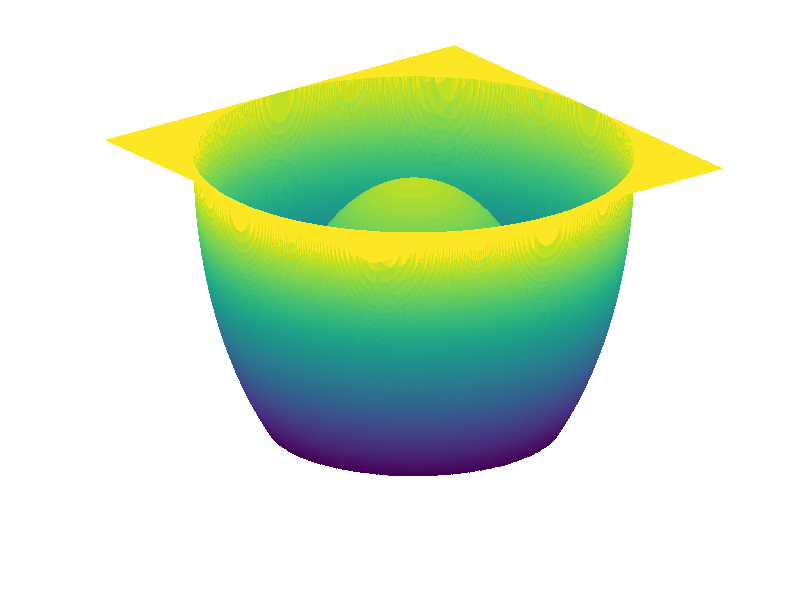
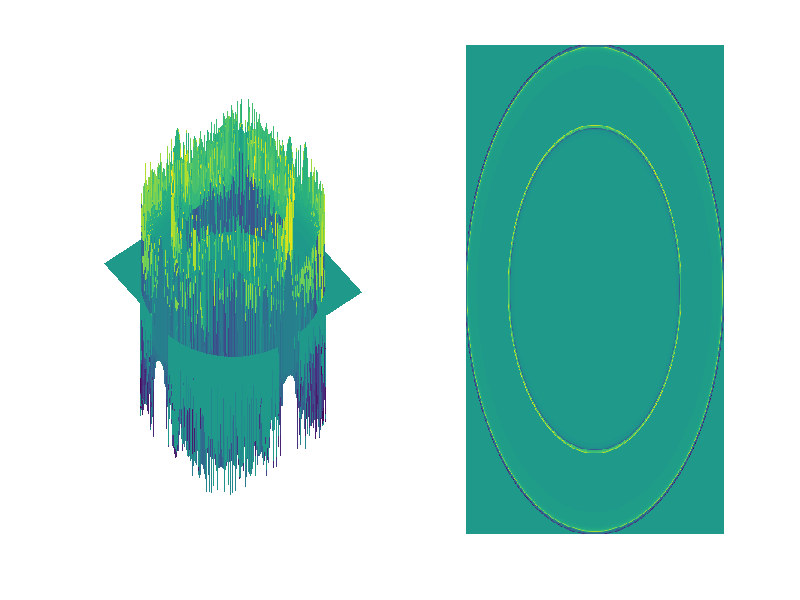

The MATLAB source for these figures, in order:
% a convex ball with radius 3 and a concanvo ball with radius 2
close all;clear;clc;
%% generate the point cloud
R1=3;R2=2; % the ridus of two balls overlapping
h=sqrt(5);
a=0;b=6;c=0;d=6;
l1=abs(b-a);l2=abs(d-c);
n=100; % partition number
% Equidistant partition
x=linspace(c,d,l2*n+1);
y=linspace(a,b,l1*n+1);
[X,Y]=meshgrid(x,y);
[M,N]=size(X);
Z=zeros(M,N);
for i=1:M  % y label
    for j=1:N
        t=(X(i,j)-3)^2+(Y(i,j)-3)^2;
        if t<4
            Z(i,j)=sqrt(4-t)-h;
        else
            Z(i,j)=(-1)*sqrt(9-t);
        end
    end
end
Z=real(Z);
figure;surf(X,Y,Z+2.5,'EdgeColor','none');
hold on
imagesc([0;6],[0;6],Z+2.5);
% axis([-1,1,-1,1]);
xlabel('X');ylabel('Y');zlabel('Z');
axis tight;axis off;
% ball_01=[X,Y,Z];
%% calculate the volume 
s=l1*l2/((M-1)*(N-1));
V=zeros(M,N);
for i=1:M-1
    for j=1:N-1
        f1=Z(i,j);
        f2=Z(i+1,j);
        f3=Z(i,j+1);
        f4=Z(i+1,j+1);
        average_h=(f1+f2+f3+f4)/4;
        V(i,j)=s*average_h;
    end
end
Volume=sum(sum(V));


%% the second-order volume estimation
% filter 6*6
H=[0 0 4 4 0 0;0 3 -7 -7 3 0;4 -7 3 3 -7 4;4 -7 3 3 -7 4;0 3 -7 -7 3 0;0 0 4 4 0 0];
% figure;mesh(H);
Hf=filter2(H,Z,'same');
SS=l1*l2;  % the projected area
Hf_full=filter2(H,Z,'full');
mf=3; % the size of the filter
[M_full,N_full]=size(Hf_full);
Hf_mf=Hf_full(mf:M_full-mf+1,mf:N_full-mf+1);

dividend=4*12*4;  %four direction, four points, 12 is the common dividend
V_Hf=sum(sum(Hf))*s/dividend;
% for the middle area
mD=ceil(6/2);
V_Hf_middle=sum(sum(Hf(mD:M-mD,mD:N-mD)))*s/dividend;
V_Hf_middle_scale=sum(sum(Hf(mD:M-mD,mD:N-mD)))*M*N*s/((M-2*mD)*(N-2*mD)*dividend);
% in fact, below is the true 2th-order estimation
averageH=sum(sum(Hf))/((M-1)*(N-1));
V_Hf_averageH=averageH*SS/dividend;

nf=6;
Hf_nf=Hf_full(nf:M_full-nf+1,nf:N_full-nf+1);
[M_nf,N_nf]=size(Hf_nf);
averageH_nf=sum(sum(Hf_nf))/(M_nf*N_nf);
V_nf=averageH_nf*SS/dividend;


[M_mf,N_mf]=size(Hf_mf);
averageH_mf=sum(sum(Hf_mf))/(M_mf*N_mf);
V_mf=averageH_mf*SS/dividend;

averageH_full=sum(sum(Hf_full))/(M_full*N_full);
V_full=averageH_full*SS/dividend;

V_all_average2=(V_mf+V_full)/2;

figure;subplot(1,2,1);surf(X,Y,Hf,'EdgeColor','none');
axis tight;axis off;
% axis([-1,1,-1,1]);
subplot(1,2,2);imagesc([-1;1],[-1;1],Hf);
axis tight;axis off;
save('XYHfplot_bathtub_001.mat','X','Y','Hf');



Hf1=reshape(Hf,[],1);
Q3=prctile(Hf1,75);
Q1=prctile(Hf1,25);
Q2=prctile(Hf1,50);
% IQR=Q3-Q1;
% Upper_adjacent=Q3+1.5*IQR;
% Lower_adjacent=Q1-1.5*IQR;
% Hf_a=Hf1(Hf1<Upper_adjacent);
% Hf_a=Hf_a(Hf_a>Lower_adjacent);
% Mean_without_outliers=sum(Hf_a)/(M*N);
% V_Hf_mean=Mean_without_outliers*SS/dividend;

V_Hf_Q2=Q2*SS/dividend;
V_all_average3=(V_Hf_Q2+V_mf+V_full)/3;

%% volume calculation and error estimation
True_V=13*pi/6;
V2=Volume-V_all_average3;
V_2021=Volume-V_Hf_middle;
V_2021_scale=Volume-V_Hf_middle_scale;
V_Hf_averageV=Volume-V_Hf_averageH;
V_nf2=Volume-V_nf;

error1=True_V+Volume;
error2=True_V+Volume-V_all_average3;



%% the second-order estimation
% % filter 6*6
% H=[0 0 4 4 0 0;0 3 -7 -7 3 0;4 -7 3 3 -7 4;4 -7 3 3 -7 4;0 3 -7 -7 3 0;0 0 4 4 0 0];
% % figure;mesh(H);
% Hf=filter2(H,Z,'same');
% SS=36;  % the projected area
% Hf_full=filter2(H,Z,'full');
% mf=3; % the size of the filter
% [M_full,N_full]=size(Hf_full);
% Hf_mf=Hf_full(mf:M_full-mf+1,mf:N_full-mf+1);
% 
% dividend=4*12*4;  %four direction, four points, 12 is the common dividend
% V_Hf=sum(sum(Hf))*s/dividend;
% % in fact, below is the true 2th-order estimation
% averageH=sum(sum(Hf))/(M*N);
% V_Hf_averageH=averageH*SS/dividend;
% V_Hf_averageV=Volume-V_Hf_averageH;
% nf=6;
% Hf_nf=Hf_full(nf:M_full-nf+1,nf:N_full-nf+1);
% [M_nf,N_nf]=size(Hf_nf);
% averageH_nf=sum(sum(Hf_nf))/(M_nf*N_nf);
% V_nf=averageH_nf*SS/dividend;
% 
% 
% [M_mf,N_mf]=size(Hf_mf);
% averageH_mf=sum(sum(Hf_mf))/(M_mf*N_mf);
% V_mf=averageH_mf*SS/dividend;
% 
% averageH_full=sum(sum(Hf_full))/(M_full*N_full);
% V_full=averageH_full*SS/dividend;
% 
% V_all_average2=(V_mf+V_full)/2;
% 
% figure;subplot(1,2,1);surf(X,Y,Hf,'EdgeColor','none');
% axis tight;axis off;
% % axis([-1,1,-1,1]);
% subplot(1,2,2);imagesc([-1;1],[-1;1],Hf);
% axis tight;axis off;
% 
% save('XYZplot_CC_ball_001.mat','X','Y','Z');
% save('XYHfplot_CC_ball_001.mat','X','Y','Hf');
% 
% Hf1=reshape(Hf,[],1);
% Q3=prctile(Hf1,75);
% Q1=prctile(Hf1,25);
% Q2=prctile(Hf1,50);
% IQR=Q3-Q1;
% Upper_adjacent=Q3+1.5*IQR;
% Lower_adjacent=Q1-1.5*IQR;
% Hf_a=Hf1(Hf1<Upper_adjacent);
% Hf_a=Hf_a(Hf_a>Lower_adjacent);
% Mean_without_outliers=sum(Hf_a)/(M*N);
% V_Hf_mean=Mean_without_outliers*SS/dividend;
% 
% V_Hf_Q2=Q2*SS/dividend;
% V_all_average3=(V_Hf_Q2+V_mf+V_full)/3;
% 
% %% the error estimation and 3D alpha shape volume estimation
% True_V=22*sqrt(5)*pi/3-16*pi/3;
% V2=Volume-V_all_average3;
% error1=True_V+Volume;
% error2=True_V+Volume-V_all_average3;
% 
% X1=reshape(X,[],1);
% Y1=reshape(Y,[],1);
% Z1=reshape(Z,[],1);
% nnZ=size(Z1,1);
% Z2=zeros(nnZ,1);
% base_surface=[X1,Y1,Z2];
% comparison_surface=[X1,Y1,Z1];
% B_C_surface=[base_surface;comparison_surface];
% shp=alphaShape(B_C_surface);
% figure;plot(shp);
% alpha3D_V=volume(shp);
% error_alpha3D=abs(True_V-alpha3D_V);
% 
% % save('base_surface_ball_01.txt','base_surface','-ascii');
% % save('comparison_surface_ball_01.txt','comparison_surface','-ascii');
% 
% base_surface_100=base_surface.*100;
% comparison_surface_100=comparison_surface.*100;
% save('base_surface_CC_ball_100_001.txt','base_surface_100','-ascii');
% save('comparison_surface_CC_ball_100_001.txt','comparison_surface_100','-ascii');
% 
% comparison_cloud=pointCloud(comparison_surface);
% B_C_cloud=pointCloud(B_C_surface);
% pcwrite(comparison_cloud,'CC_ball_comparison_cloud_001','PLYFormat','binary');
% pcwrite(B_C_cloud,'CC_ball_B_C_cloud_001','PLYFormat','binary');




